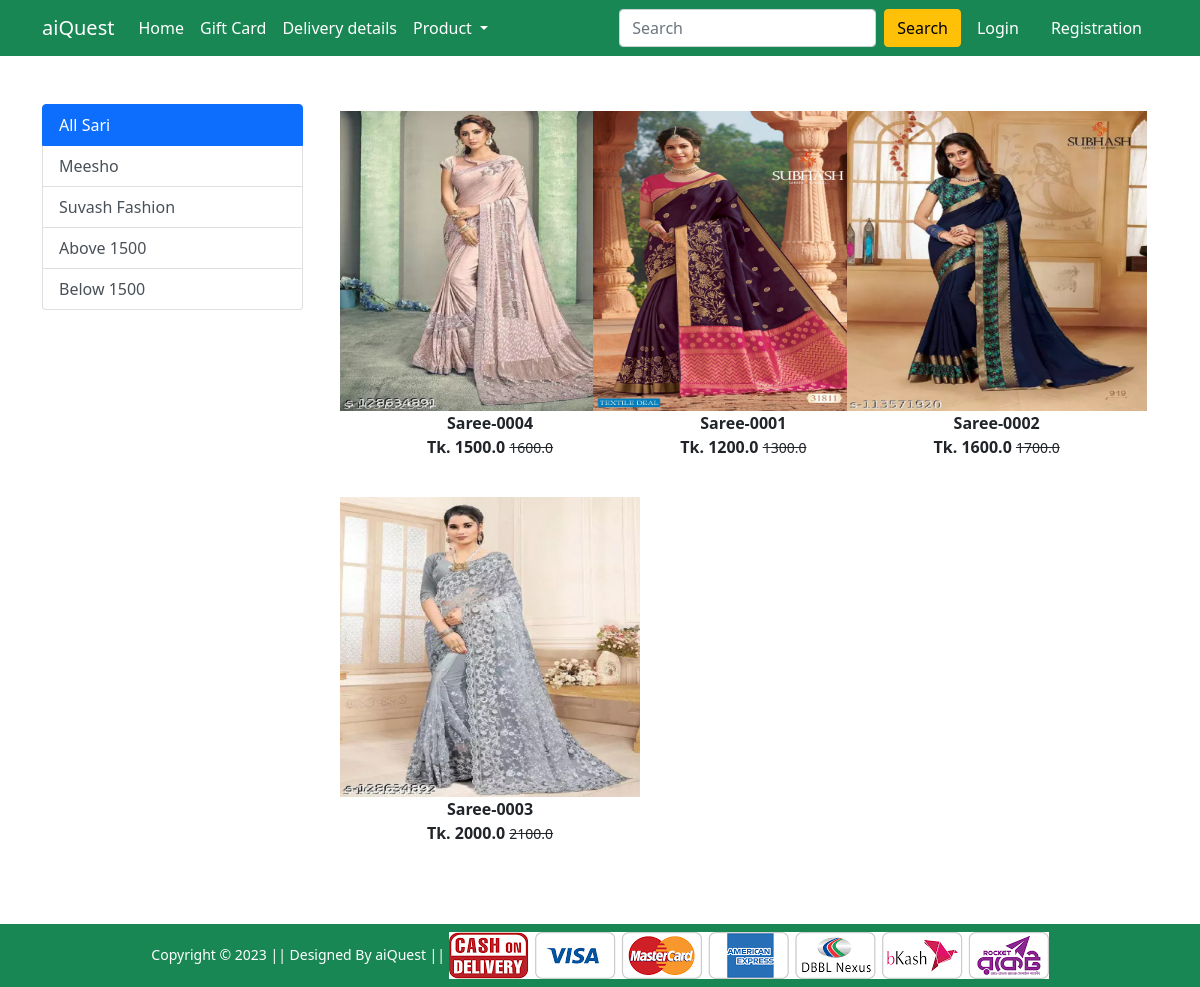
The app's page /saree/ with its own data.
### Shop/models.py (models this page shows, shortened)
class Product(models.Model):
    title = models.CharField(max_length=100)
    selling_price = models.FloatField()
    discounted_price = models.FloatField()
    description = models.TextField()
    brand = models.CharField(max_length=100)
    category = models.CharField(choices= CATEGORY_CHOICES, max_length=2)
    product_image = models.ImageField(upload_to='productImg')

### Shop/views.py (the view)
# urls.py: path('saree/', views.saree, name='saree'),
def saree(request, data=None):
   if data == None:
      sari = Product.objects.filter(category ='S')
   elif data == 'Meesho' or data =='Suvash':
      sari =Product.objects.filter(category ='S').filter(brand=data)
   elif data == 'below':
      sari =Product.objects.filter(category ='S').filter(discounted_price__lte= 1500)
   elif data == 'above':
      sari =Product.objects.filter(category ='S').filter(discounted_price__gt= 1500)
   return render(request, 'Shop/saree.html', {'sari':sari})

### Shop/templates/Shop/saree.html (shortened to what this page needs)
{% extends 'Shop/base.html' %}
{% load static %}
{% block main-content %}
<div class="container my-5">
    <div class="row">
        <div class="col-sm-3">
            <div class="list-group">
                <a href="{% url 'saree' %}" class="list-group-item list-group-item-action active" aria-current="true">
                    All Sari
                </a>
                <a href="{% url 'sareeitem' 'Meesho' %}" class="list-group-item list-group-item-action">Meesho</a>
                <a href="{% url 'sareeitem' 'Suvash' %}" class="list-group-item list-group-item-action">Suvash Fashion</a>
                <a href="{% url 'sareeitem' 'above' %}" class="list-group-item list-group-item-action">Above 1500</a>
                <a href="{% url 'sareeitem' 'below' %}" class="list-group-item list-group-item-action">Below 1500</a>
            </div>
        </div>
        <div class="col-sm-8">
            <div class="row">
                {% for product in sari %}
                <div class="col-sm-4 text-center mb-4">
                    <a href="{% url 'product-detail' product.id %}" class="btn">
                        <div class="item">
                            <img src="{{product.product_image.url}}" alt="" height="300" class="">
                            <div class="fw-bold">{{product.title}}</div>
                            <div class="fw-bold">Tk. {{product.discounted_price}} <small
                                    class="fw-light text-decoration-line-through">{{product.selling_price}}</small>
                            </div>
                        </div>
                    </a>
                </div>
                {% endfor %}
            </div>
        </div>
    </div>
</div>
{% endblock main-content %}

### records on screen
Product: product_image (picture), title "Saree-0004", discounted_price "1500.0", selling_price "1600.0"
Product: product_image (picture), title "Saree-0001", discounted_price "1200.0", selling_price "1300.0"
Product: product_image (picture), title "Saree-0002", discounted_price "1600.0", selling_price "1700.0"
Product: product_image (picture), title "Saree-0003", discounted_price "2000.0", selling_price "2100.0"
